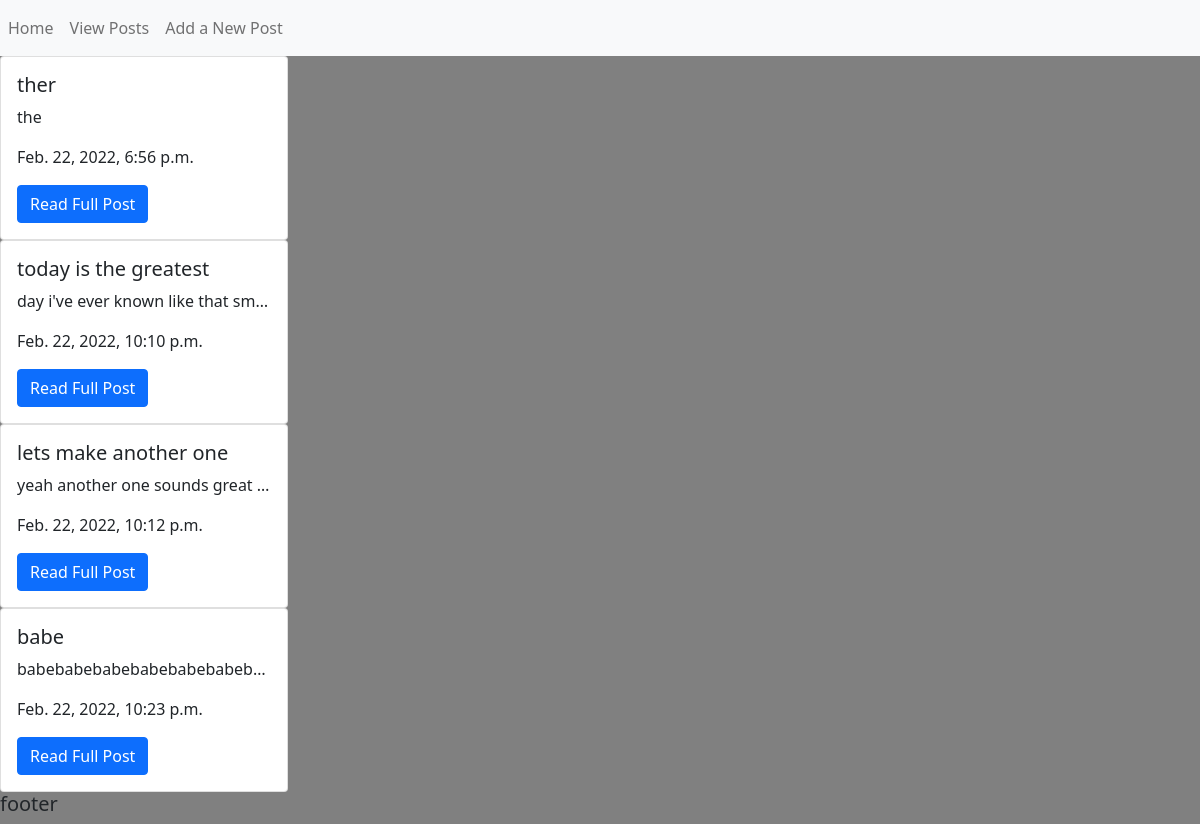
The app's page /posts/, older data.
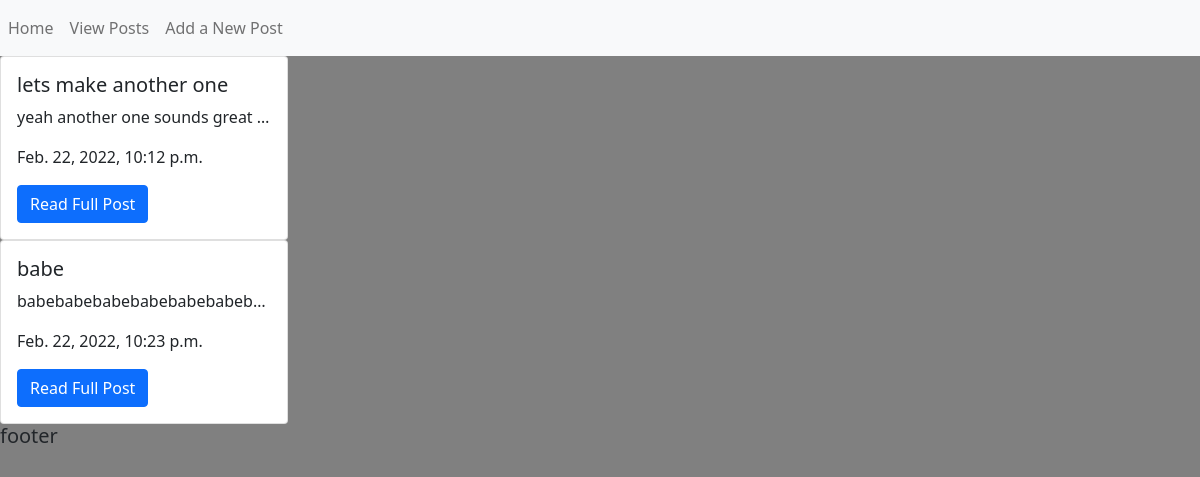
The same page, newer data.
### main_app/models.py (models this page shows, shortened)
class Post(models.Model):
    title = models.CharField(max_length = 200)
    description = models.CharField(max_length=2200)
    uploaded = models.DateTimeField(default=timezone.now)

### main_app/views.py (the view)
# urls.py: path('posts/', views.posts_index, name='index'),
def posts_index(request):
    posts = Post.objects.all()
    return render(request, 'posts/index.html', {'posts': posts})

### main_app/templates/posts/index.html
{% extends 'base.html' %}
{% block content %}
{% for post in posts %}
<div class="card" style="width: 18rem;">
    <div class="card-body">
      <h5 class="card-title">{{ post.title }}</h5>
      <p class="card-text" style="text-overflow: ellipsis; white-space: nowrap; overflow: hidden;">{{ post.description }} </p>
      <p>{{ post.uploaded }}</p>
      <a href="{% url 'detail' post.id %}" class="btn btn-primary">Read Full Post</a>
    </div>
  </div>
{% endfor %}
{% endblock %}

Row changes from the older to the newer data that the page shows:
removed Post: title "ther", description "the", uploaded "Feb. 22, 2022, 6:56 p.m."
removed Post: title "today is the greatest", description "day i've ever known like that sm…", uploaded "Feb. 22, 2022, 10:10 p.m."
